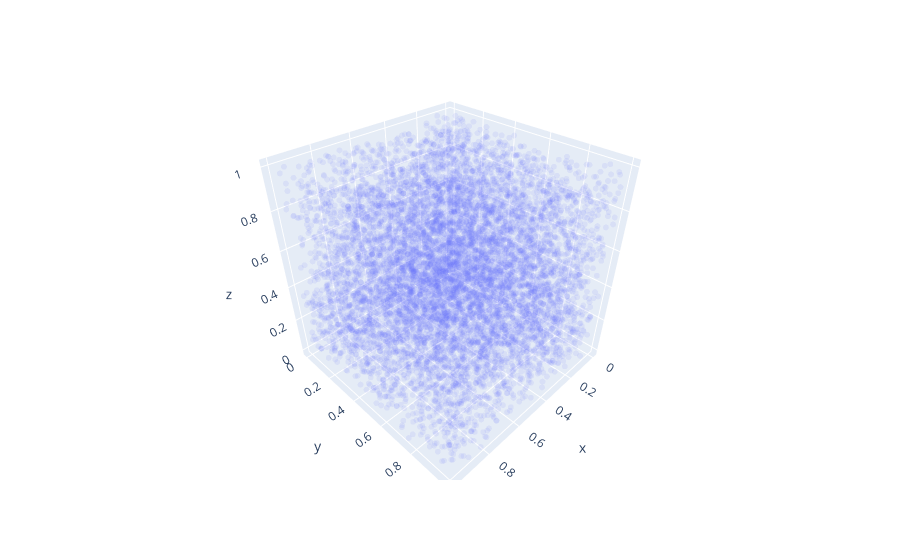

Notebook code cell kept with this figure:
### Code cell
fig = px.scatter_3d(x=random_good[::3], y=random_good[1::3], z=random_good[2::3], opacity=0.1)
fig.update_traces(marker_size = 2)

### Figure 1 — Plotly figure (JSON) as saved in the notebook; plotly's stock layout.template omitted (floating-point values rounded to 4 significant figures; data arrays with more than 128 entries replaced by an {"elided": "..."} marker saying what was removed)
{"data": [{"hovertemplate": "x=%{x}<br>y=%{y}<br>z=%{z}<extra></extra>", "legendgroup": "", "marker": {"color": "#636efa", "opacity": 0.1, "size": 2, "symbol": "circle"}, "mode": "markers", "name": "", "scene": "scene", "showlegend": false, "type": "scatter3d", "x": {"elided": "10000 float values"}, "y": {"elided": "10000 float values"}, "z": {"elided": "10000 float values"}}], "layout": {"legend": {"tracegroupgap": 0}, "margin": {"t": 60}, "scene": {"domain": {"x": [0, 1], "y": [0, 1]}, "xaxis": {"title": {"text": "x"}}, "yaxis": {"title": {"text": "y"}}, "zaxis": {"title": {"text": "z"}}}}}
